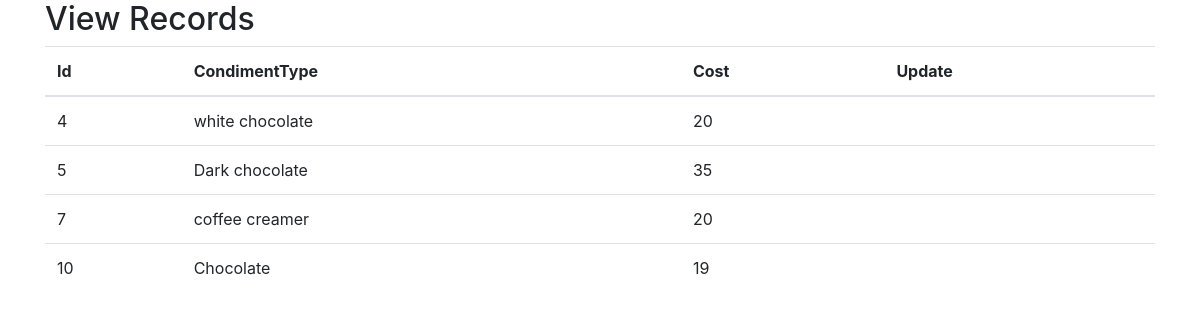
The page /editcondiment.php on the database its author committed.
### tables this page shows
CREATE TABLE `addcondiment` (
  `id` int(20) NOT NULL,
  `condimenttype` varchar(30) NOT NULL,
  `cost` int(20) NOT NULL
);

### editcond.php (called while the page is built, shortened)
<?php
	class Customers
	{
		private $servername = "localhost";
		private $username   = "root";
		private $password   = "";
		private $database   = "CoffeeShop";
		public  $con;
		public function __construct()
		{
		    $this->con = new mysqli($this->servername, $this->username,$this->password,$this->database);
		    if(mysqli_connect_error()) {
			 trigger_error("Failed to connect to MySQL: " . mysqli_connect_error());
		    }else{
			return $this->con;
		    }
		}
		public function displayData()
		{
		    $query = "SELECT * FROM addcondiment";
		    $result = $this->con->query($query);
		if ($result->num_rows > 0) {
		    $data = array();
		    while ($row = $result->fetch_assoc()) {
		           $data[] = $row;
		    }
			 return $data;
		    }else{
			 echo "No found records";
		    }
		}
	}
?>

### editcondiment.php (the view, shortened to what this page needs)
<?php
  include 'editcond.php';
  $customerObj = new Customers();
?>
<!DOCTYPE html>
<html lang="en">
<head>
  <link rel="stylesheet" href="https://maxcdn.bootstrapcdn.com/bootstrap/4.5.2/css/bootstrap.min.css">
  <link rel="stylesheet" href="https://pro.fontawesome.com/releases/v5.10.0/css/all.css"/>
</head>
<body>
<div class="container">
  <h2>View Records
   </h2>
  <table class="table table-hover">
    <thead>
      <tr>
        <th>Id</th>
        <th>CondimentType</th>
        <th>Cost</th>
        <th>Update</th>
      </tr>
    </thead>
    <tbody>
        <?php
          $customers = $customerObj->displayData();
          foreach ($customers as $customer) {
        ?>
        <tr>
          <td><?php echo $customer['id'] ?></td>
          <td><?php echo $customer['condimenttype'] ?></td>
          <td><?php echo $customer['cost'] ?></td>
          <td>
          </td>
        </tr>
      <?php } ?>
    </tbody>
  </table>
</div>
</body>
</html>

### rows shown on the page
addcondiment: id "4", condimenttype "white chocolate", cost "20"
addcondiment: id "5", condimenttype "Dark chocolate", cost "35"
addcondiment: id "7", condimenttype "coffee creamer", cost "20"
addcondiment: id "10", condimenttype "Chocolate", cost "19"
